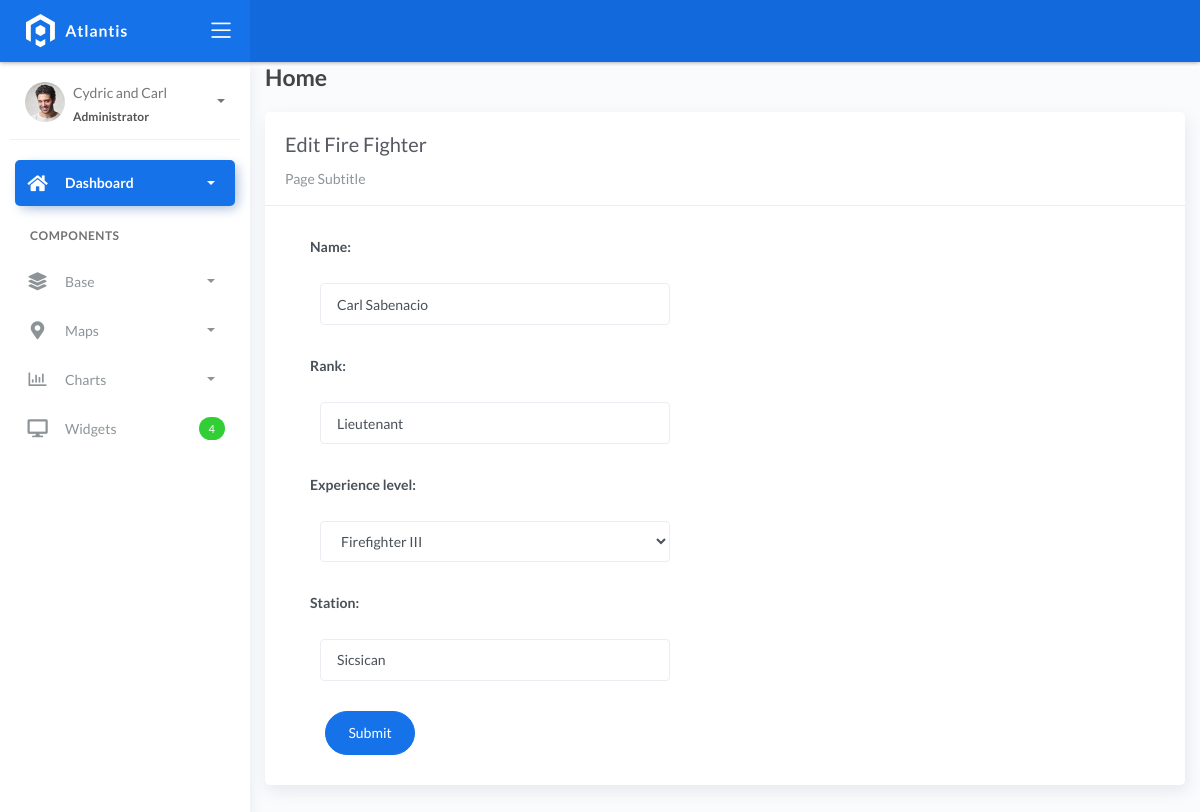
The page /fireFighter_list/1 on the database its author committed.
### fire/models.py (models this page shows, shortened)
class BaseModel(models.Model):
    created_at = models.DateTimeField(auto_now_add=True, db_index=True)
    updated_at = models.DateTimeField(auto_now=True)
    class Meta:
        abstract = True

class Firefighters(BaseModel):
    XP_CHOICES = (
        ('Probationary Firefighter', 'Probationary Firefighter'),
        ('Firefighter I', 'Firefighter I'),
        ('Firefighter II', 'Firefighter II'),
        ('Firefighter III', 'Firefighter III'),
        ('Driver', 'Driver'),
        ('Captain', 'Captain'),
        ('Battalion Chief', 'Battalion Chief'),)
    name = models.CharField(max_length=150)
    rank = models.CharField(max_length=150)
    experience_level = models.CharField(
        max_length=45, null=True, blank=True, choices=XP_CHOICES)
    station = models.CharField(max_length=150)

### fire/views.py (the view, shortened to what this page needs)
# urls.py: path('fireFighter_list/<pk>', FireFighterUpdateView.as_view(), name='fireFighter-update'),
class FireFighterUpdateView(UpdateView):
    model = Firefighters
    fields = "__all__"
    context_object_name = "fireFighter"
    template_name = 'firefighter_edit.html'
    success_url = reverse_lazy('fireFighter-list')

### templates/firefighter_edit.html
{% extends 'base.html' %} {% load static %} {% block content %}
<div class="content">
    <div class="container-fluid">
        <h4 class="page-title">Home</h4>
        <div class="row">
            <div class="col-md-12">
                <div class="card">
                    <div class="card-header">
                        <div class="card-title">Edit Fire Fighter</div>
                        <div class="card-category">Page Subtitle</div>
                    </div>
                    <div class="col-md-6">
                        <div class="card-body">
                            <form class="" action="" method="post" novalidate>
                                {% csrf_token %} {% include 'includes/form.html' %}
                                <div class="form-group">
                                    <div class="col-md-12 col-sm-3">
                                        <button type="submit" class="btn btn-primary btn-rounded">Submit</button>
                                    </div>
                                </div>
                            </form>
                        </div>
                    </div>
                </div>
            </div>
        </div>
    </div>
</div>
{% endblock %}

### templates/includes/form.html (shortened to what this page needs)
{% load widget_tweaks %}
{% for field in form %}
<div class="field item form-group">
    <label>{{ field.label_tag }}</label>
  <div class="form-group">
    {% render_field field class="form-control" %}
  </div>
</div>
{% endfor %}

### rows shown on the page
Firefighters: name "Carl Sabenacio" "Lieutenant" "Firefighter III" "Sicsican"

### other values the page prints
{{ field.label_tag }} "Name:" "Rank:" "Experience level:" "Station:"
